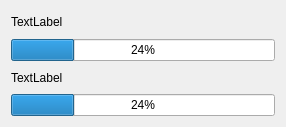
<?xml version="1.0" encoding="UTF-8"?>
<ui version="4.0">
 <class>StructuresLicenseForm</class>
 <widget class="QDialog" name="StructuresLicenseForm">
  <property name="geometry">
   <rect>
    <x>0</x>
    <y>0</y>
    <width>286</width>
    <height>127</height>
   </rect>
  </property>
  <property name="sizePolicy">
   <sizepolicy hsizetype="Minimum" vsizetype="MinimumExpanding">
    <horstretch>0</horstretch>
    <verstretch>0</verstretch>
   </sizepolicy>
  </property>
  <property name="windowTitle">
   <string>Progress</string>
  </property>
  <layout class="QGridLayout" name="gridLayout">
   <item row="0" column="0">
    <widget class="QLabel" name="labelP1">
     <property name="text">
      <string>TextLabel</string>
     </property>
    </widget>
   </item>
   <item row="1" column="0">
    <widget class="QProgressBar" name="progressBarP1">
     <property name="value">
      <number>24</number>
     </property>
    </widget>
   </item>
   <item row="2" column="0">
    <widget class="QLabel" name="labelP2">
     <property name="text">
      <string>TextLabel</string>
     </property>
    </widget>
   </item>
   <item row="3" column="0">
    <widget class="QProgressBar" name="progressBarP2">
     <property name="value">
      <number>24</number>
     </property>
    </widget>
   </item>
  </layout>
 </widget>
 <resources/>
 <connections/>
</ui>
